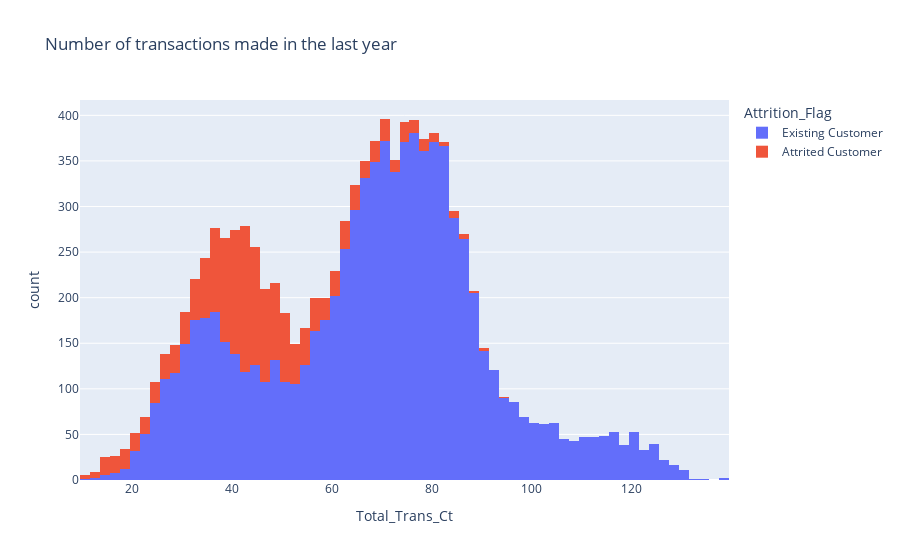

Here is the notebook cell this chart was saved with:
### Markdown cell above
Pelanggan yang berhenti berlangganan memiliki saldo bergulir yang jauh lebih kecil, karena mereka tidak melunasi saldo kartu kredit mereka secara penuh, yang mungkin menandakan bahwa mereka memiliki pendapatan yang lebih sedikit dibandingkan pelanggan tetap yang tahu bahwa mereka dapat melunasi saldo bergulir mereka.

### Code cell
fig = plx.histogram(data, x="Total_Trans_Ct", color="Attrition_Flag",title='Number of transactions made in the last year')
fig.show()

### Figure 1 — Plotly figure (JSON) as saved in the notebook; plotly's stock layout.template omitted (floating-point values rounded to 4 significant figures; data arrays with more than 128 entries replaced by an {"elided": "..."} marker saying what was removed)
{"data": [{"bingroup": "x", "hovertemplate": "Attrition_Flag=Existing Customer<br>Total_Trans_Ct=%{x}<br>count=%{y}<extra></extra>", "legendgroup": "Existing Customer", "marker": {"color": "#636efa", "pattern": {"shape": ""}}, "name": "Existing Customer", "orientation": "v", "showlegend": true, "type": "histogram", "x": {"elided": "8500 int values"}, "xaxis": "x", "yaxis": "y"}, {"bingroup": "x", "hovertemplate": "Attrition_Flag=Attrited Customer<br>Total_Trans_Ct=%{x}<br>count=%{y}<extra></extra>", "legendgroup": "Attrited Customer", "marker": {"color": "#EF553B", "pattern": {"shape": ""}}, "name": "Attrited Customer", "orientation": "v", "showlegend": true, "type": "histogram", "x": {"elided": "1627 int values"}, "xaxis": "x", "yaxis": "y"}], "layout": {"barmode": "relative", "legend": {"title": {"text": "Attrition_Flag"}, "tracegroupgap": 0}, "title": {"text": "Number of transactions made in the last year"}, "xaxis": {"anchor": "y", "domain": [0, 1], "title": {"text": "Total_Trans_Ct"}}, "yaxis": {"anchor": "x", "domain": [0, 1], "title": {"text": "count"}}}}
